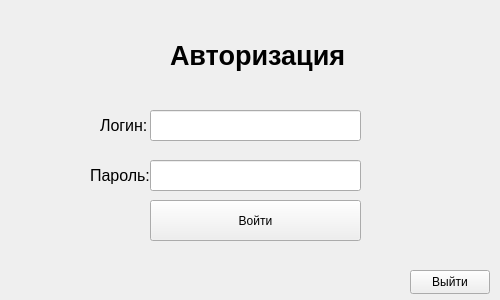
<?xml version="1.0" encoding="UTF-8"?>
<ui version="4.0">
 <class>MainWindow</class>
 <widget class="QMainWindow" name="MainWindow">
  <property name="geometry">
   <rect>
    <x>0</x>
    <y>0</y>
    <width>500</width>
    <height>300</height>
   </rect>
  </property>
  <property name="minimumSize">
   <size>
    <width>500</width>
    <height>300</height>
   </size>
  </property>
  <property name="maximumSize">
   <size>
    <width>500</width>
    <height>300</height>
   </size>
  </property>
  <property name="windowTitle">
   <string>SAM</string>
  </property>
  <property name="styleSheet">
   <string notr="true"/>
  </property>
  <widget class="QWidget" name="centralwidget">
   <widget class="QLineEdit" name="login_for_user">
    <property name="geometry">
     <rect>
      <x>150</x>
      <y>110</y>
      <width>211</width>
      <height>31</height>
     </rect>
    </property>
   </widget>
   <widget class="QLineEdit" name="pass_for_user">
    <property name="geometry">
     <rect>
      <x>150</x>
      <y>160</y>
      <width>211</width>
      <height>31</height>
     </rect>
    </property>
   </widget>
   <widget class="QPushButton" name="entry_button">
    <property name="geometry">
     <rect>
      <x>150</x>
      <y>200</y>
      <width>211</width>
      <height>41</height>
     </rect>
    </property>
    <property name="minimumSize">
     <size>
      <width>120</width>
      <height>0</height>
     </size>
    </property>
    <property name="text">
     <string>Войти</string>
    </property>
   </widget>
   <widget class="QLabel" name="autorization">
    <property name="geometry">
     <rect>
      <x>170</x>
      <y>30</y>
      <width>181</width>
      <height>51</height>
     </rect>
    </property>
    <property name="text">
     <string>&lt;html&gt;&lt;head/&gt;&lt;body&gt;&lt;p&gt;&lt;span style=&quot; font-size:20pt; font-weight:700;&quot;&gt;Авторизация&lt;/span&gt;&lt;/p&gt;&lt;/body&gt;&lt;/html&gt;</string>
    </property>
   </widget>
   <widget class="QLabel" name="login">
    <property name="geometry">
     <rect>
      <x>100</x>
      <y>110</y>
      <width>71</width>
      <height>31</height>
     </rect>
    </property>
    <property name="text">
     <string>&lt;html&gt;&lt;head/&gt;&lt;body&gt;&lt;p&gt;&lt;span style=&quot; font-size:12pt;&quot;&gt;Логин:&lt;/span&gt;&lt;/p&gt;&lt;/body&gt;&lt;/html&gt;</string>
    </property>
   </widget>
   <widget class="QLabel" name="pass">
    <property name="geometry">
     <rect>
      <x>90</x>
      <y>160</y>
      <width>71</width>
      <height>31</height>
     </rect>
    </property>
    <property name="text">
     <string>&lt;html&gt;&lt;head/&gt;&lt;body&gt;&lt;p&gt;&lt;span style=&quot; font-size:12pt;&quot;&gt;Пароль:&lt;/span&gt;&lt;/p&gt;&lt;/body&gt;&lt;/html&gt;</string>
    </property>
   </widget>
   <widget class="QPushButton" name="exit">
    <property name="geometry">
     <rect>
      <x>410</x>
      <y>270</y>
      <width>80</width>
      <height>24</height>
     </rect>
    </property>
    <property name="text">
     <string>Выйти</string>
    </property>
   </widget>
  </widget>
 </widget>
 <resources/>
 <connections>
  <connection>
   <sender>exit</sender>
   <signal>clicked()</signal>
   <receiver>MainWindow</receiver>
   <slot>close()</slot>
   <hints>
    <hint type="sourcelabel">
     <x>444</x>
     <y>280</y>
    </hint>
    <hint type="destinationlabel">
     <x>418</x>
     <y>205</y>
    </hint>
   </hints>
  </connection>
 </connections>
</ui>
